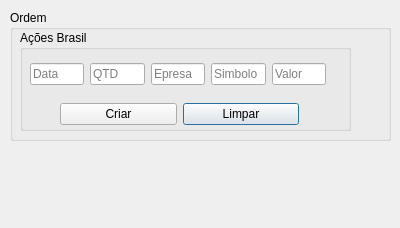
<?xml version="1.0" encoding="UTF-8"?>
<ui version="4.0">
 <class>Window_Ordem_Criar</class>
 <widget class="QDialog" name="Window_Ordem_Criar">
  <property name="geometry">
   <rect>
    <x>0</x>
    <y>0</y>
    <width>400</width>
    <height>228</height>
   </rect>
  </property>
  <property name="windowTitle">
   <string>Dialog</string>
  </property>
  <widget class="QGroupBox" name="groupBox">
   <property name="geometry">
    <rect>
     <x>10</x>
     <y>10</y>
     <width>381</width>
     <height>131</height>
    </rect>
   </property>
   <property name="title">
    <string>Ordem</string>
   </property>
   <widget class="QStackedWidget" name="stackedWidget">
    <property name="geometry">
     <rect>
      <x>10</x>
      <y>20</y>
      <width>361</width>
      <height>101</height>
     </rect>
    </property>
    <property name="currentIndex">
     <number>0</number>
    </property>
    <widget class="QWidget" name="page">
     <widget class="QGroupBox" name="groupBox_2">
      <property name="geometry">
       <rect>
        <x>0</x>
        <y>0</y>
        <width>331</width>
        <height>101</height>
       </rect>
      </property>
      <property name="title">
       <string>Ações Brasil</string>
      </property>
      <widget class="QWidget" name="gridLayoutWidget">
       <property name="geometry">
        <rect>
         <x>10</x>
         <y>30</y>
         <width>296</width>
         <height>28</height>
        </rect>
       </property>
       <layout class="QGridLayout" name="gridLayout">
        <item row="0" column="2">
         <widget class="QLineEdit" name="lineEdit_3">
          <property name="placeholderText">
           <string>Epresa</string>
          </property>
         </widget>
        </item>
        <item row="0" column="4">
         <widget class="QLineEdit" name="lineEdit_5">
          <property name="placeholderText">
           <string>Valor</string>
          </property>
         </widget>
        </item>
        <item row="0" column="0">
         <widget class="QLineEdit" name="lineEdit">
          <property name="text">
           <string/>
          </property>
          <property name="placeholderText">
           <string>Data</string>
          </property>
         </widget>
        </item>
        <item row="0" column="1">
         <widget class="QLineEdit" name="lineEdit_2">
          <property name="placeholderText">
           <string>QTD</string>
          </property>
         </widget>
        </item>
        <item row="0" column="3">
         <widget class="QLineEdit" name="lineEdit_4">
          <property name="placeholderText">
           <string>Simbolo</string>
          </property>
         </widget>
        </item>
       </layout>
      </widget>
      <widget class="QWidget" name="gridLayoutWidget_3">
       <property name="geometry">
        <rect>
         <x>40</x>
         <y>70</y>
         <width>239</width>
         <height>29</height>
        </rect>
       </property>
       <layout class="QGridLayout" name="gridLayout_3">
        <property name="bottomMargin">
         <number>0</number>
        </property>
        <property name="horizontalSpacing">
         <number>6</number>
        </property>
        <item row="0" column="1">
         <widget class="QPushButton" name="pushButton_3">
          <property name="text">
           <string>Limpar</string>
          </property>
         </widget>
        </item>
        <item row="0" column="0">
         <widget class="QPushButton" name="pushButton_4">
          <property name="text">
           <string>Criar</string>
          </property>
         </widget>
        </item>
       </layout>
      </widget>
     </widget>
    </widget>
    <widget class="QWidget" name="page_3">
     <widget class="QGroupBox" name="groupBox_4">
      <property name="geometry">
       <rect>
        <x>0</x>
        <y>0</y>
        <width>331</width>
        <height>101</height>
       </rect>
      </property>
      <property name="title">
       <string>CriptoMoedas</string>
      </property>
      <widget class="QLineEdit" name="lineEdit_30">
       <property name="geometry">
        <rect>
         <x>70</x>
         <y>30</y>
         <width>54</width>
         <height>20</height>
        </rect>
       </property>
       <property name="placeholderText">
        <string>QTD</string>
       </property>
      </widget>
      <widget class="QLineEdit" name="lineEdit_27">
       <property name="geometry">
        <rect>
         <x>130</x>
         <y>30</y>
         <width>54</width>
         <height>20</height>
        </rect>
       </property>
       <property name="placeholderText">
        <string>Moeda</string>
       </property>
      </widget>
      <widget class="QLineEdit" name="lineEdit_29">
       <property name="geometry">
        <rect>
         <x>10</x>
         <y>30</y>
         <width>54</width>
         <height>20</height>
        </rect>
       </property>
       <property name="text">
        <string/>
       </property>
       <property name="placeholderText">
        <string>Data</string>
       </property>
      </widget>
      <widget class="QLineEdit" name="lineEdit_26">
       <property name="geometry">
        <rect>
         <x>190</x>
         <y>30</y>
         <width>54</width>
         <height>20</height>
        </rect>
       </property>
       <property name="placeholderText">
        <string>Simbolo</string>
       </property>
      </widget>
      <widget class="QLineEdit" name="lineEdit_28">
       <property name="geometry">
        <rect>
         <x>250</x>
         <y>30</y>
         <width>54</width>
         <height>20</height>
        </rect>
       </property>
       <property name="placeholderText">
        <string>Valor</string>
       </property>
      </widget>
      <widget class="QWidget" name="gridLayoutWidget_4">
       <property name="geometry">
        <rect>
         <x>50</x>
         <y>70</y>
         <width>239</width>
         <height>25</height>
        </rect>
       </property>
       <layout class="QGridLayout" name="gridLayout_4">
        <item row="0" column="1">
         <widget class="QPushButton" name="pushButton_5">
          <property name="text">
           <string>Limpar</string>
          </property>
         </widget>
        </item>
        <item row="0" column="0">
         <widget class="QPushButton" name="pushButton_6">
          <property name="text">
           <string>Criar</string>
          </property>
         </widget>
        </item>
       </layout>
      </widget>
     </widget>
    </widget>
    <widget class="QWidget" name="page_2">
     <widget class="QGroupBox" name="groupBox_3">
      <property name="geometry">
       <rect>
        <x>0</x>
        <y>0</y>
        <width>331</width>
        <height>101</height>
       </rect>
      </property>
      <property name="title">
       <string>Ações EUA</string>
      </property>
      <widget class="QLineEdit" name="lineEdit_10">
       <property name="geometry">
        <rect>
         <x>70</x>
         <y>30</y>
         <width>54</width>
         <height>20</height>
        </rect>
       </property>
       <property name="placeholderText">
        <string>QTD</string>
       </property>
      </widget>
      <widget class="QLineEdit" name="lineEdit_8">
       <property name="geometry">
        <rect>
         <x>250</x>
         <y>30</y>
         <width>54</width>
         <height>20</height>
        </rect>
       </property>
       <property name="placeholderText">
        <string>Valor</string>
       </property>
      </widget>
      <widget class="QLineEdit" name="lineEdit_7">
       <property name="geometry">
        <rect>
         <x>130</x>
         <y>30</y>
         <width>54</width>
         <height>20</height>
        </rect>
       </property>
       <property name="placeholderText">
        <string>Epresa</string>
       </property>
      </widget>
      <widget class="QLineEdit" name="lineEdit_6">
       <property name="geometry">
        <rect>
         <x>190</x>
         <y>30</y>
         <width>54</width>
         <height>20</height>
        </rect>
       </property>
       <property name="placeholderText">
        <string>Simbolo</string>
       </property>
      </widget>
      <widget class="QLineEdit" name="lineEdit_9">
       <property name="geometry">
        <rect>
         <x>10</x>
         <y>30</y>
         <width>54</width>
         <height>20</height>
        </rect>
       </property>
       <property name="text">
        <string/>
       </property>
       <property name="placeholderText">
        <string>Data</string>
       </property>
      </widget>
      <widget class="QWidget" name="gridLayoutWidget_5">
       <property name="geometry">
        <rect>
         <x>40</x>
         <y>70</y>
         <width>239</width>
         <height>25</height>
        </rect>
       </property>
       <layout class="QGridLayout" name="gridLayout_5">
        <item row="0" column="1">
         <widget class="QPushButton" name="pushButton_7">
          <property name="text">
           <string>Limpar</string>
          </property>
         </widget>
        </item>
        <item row="0" column="0">
         <widget class="QPushButton" name="pushButton_8">
          <property name="text">
           <string>Criar</string>
          </property>
         </widget>
        </item>
       </layout>
      </widget>
     </widget>
    </widget>
    <widget class="QWidget" name="page_4">
     <widget class="QGroupBox" name="groupBox_5">
      <property name="geometry">
       <rect>
        <x>0</x>
        <y>0</y>
        <width>331</width>
        <height>101</height>
       </rect>
      </property>
      <property name="title">
       <string>Fundos Imobiliários</string>
      </property>
      <widget class="QLineEdit" name="lineEdit_11">
       <property name="geometry">
        <rect>
         <x>190</x>
         <y>30</y>
         <width>54</width>
         <height>20</height>
        </rect>
       </property>
       <property name="placeholderText">
        <string>Simbolo</string>
       </property>
      </widget>
      <widget class="QLineEdit" name="lineEdit_12">
       <property name="geometry">
        <rect>
         <x>130</x>
         <y>30</y>
         <width>54</width>
         <height>20</height>
        </rect>
       </property>
       <property name="placeholderText">
        <string>Fundo</string>
       </property>
      </widget>
      <widget class="QLineEdit" name="lineEdit_13">
       <property name="geometry">
        <rect>
         <x>250</x>
         <y>30</y>
         <width>54</width>
         <height>20</height>
        </rect>
       </property>
       <property name="placeholderText">
        <string>Valor</string>
       </property>
      </widget>
      <widget class="QLineEdit" name="lineEdit_14">
       <property name="geometry">
        <rect>
         <x>10</x>
         <y>30</y>
         <width>54</width>
         <height>20</height>
        </rect>
       </property>
       <property name="text">
        <string/>
       </property>
       <property name="placeholderText">
        <string>Data</string>
       </property>
      </widget>
      <widget class="QLineEdit" name="lineEdit_15">
       <property name="geometry">
        <rect>
         <x>70</x>
         <y>30</y>
         <width>54</width>
         <height>20</height>
        </rect>
       </property>
       <property name="placeholderText">
        <string>QTD</string>
       </property>
      </widget>
      <widget class="QWidget" name="gridLayoutWidget_6">
       <property name="geometry">
        <rect>
         <x>50</x>
         <y>70</y>
         <width>239</width>
         <height>25</height>
        </rect>
       </property>
       <layout class="QGridLayout" name="gridLayout_6">
        <item row="0" column="1">
         <widget class="QPushButton" name="pushButton_9">
          <property name="text">
           <string>Limpar</string>
          </property>
         </widget>
        </item>
        <item row="0" column="0">
         <widget class="QPushButton" name="pushButton_10">
          <property name="text">
           <string>Criar</string>
          </property>
         </widget>
        </item>
       </layout>
      </widget>
     </widget>
    </widget>
    <widget class="QWidget" name="page_5">
     <widget class="QGroupBox" name="groupBox_6">
      <property name="geometry">
       <rect>
        <x>0</x>
        <y>0</y>
        <width>331</width>
        <height>101</height>
       </rect>
      </property>
      <property name="title">
       <string>Renda Fixa</string>
      </property>
      <widget class="QLineEdit" name="lineEdit_16">
       <property name="geometry">
        <rect>
         <x>200</x>
         <y>30</y>
         <width>54</width>
         <height>20</height>
        </rect>
       </property>
       <property name="placeholderText">
        <string>Simbolo</string>
       </property>
      </widget>
      <widget class="QLineEdit" name="lineEdit_17">
       <property name="geometry">
        <rect>
         <x>140</x>
         <y>30</y>
         <width>54</width>
         <height>20</height>
        </rect>
       </property>
       <property name="placeholderText">
        <string>Epresa</string>
       </property>
      </widget>
      <widget class="QLineEdit" name="lineEdit_18">
       <property name="geometry">
        <rect>
         <x>260</x>
         <y>30</y>
         <width>54</width>
         <height>20</height>
        </rect>
       </property>
       <property name="placeholderText">
        <string>Valor</string>
       </property>
      </widget>
      <widget class="QLineEdit" name="lineEdit_19">
       <property name="geometry">
        <rect>
         <x>20</x>
         <y>30</y>
         <width>54</width>
         <height>20</height>
        </rect>
       </property>
       <property name="text">
        <string/>
       </property>
       <property name="placeholderText">
        <string>Data</string>
       </property>
      </widget>
      <widget class="QLineEdit" name="lineEdit_20">
       <property name="geometry">
        <rect>
         <x>80</x>
         <y>30</y>
         <width>54</width>
         <height>20</height>
        </rect>
       </property>
       <property name="placeholderText">
        <string>Taxa</string>
       </property>
      </widget>
      <widget class="QWidget" name="gridLayoutWidget_7">
       <property name="geometry">
        <rect>
         <x>40</x>
         <y>70</y>
         <width>239</width>
         <height>25</height>
        </rect>
       </property>
       <layout class="QGridLayout" name="gridLayout_7">
        <item row="0" column="1">
         <widget class="QPushButton" name="pushButton_11">
          <property name="text">
           <string>Limpar</string>
          </property>
         </widget>
        </item>
        <item row="0" column="0">
         <widget class="QPushButton" name="pushButton_12">
          <property name="text">
           <string>Criar</string>
          </property>
         </widget>
        </item>
       </layout>
      </widget>
     </widget>
    </widget>
    <widget class="QWidget" name="page_6">
     <widget class="QGroupBox" name="groupBox_7">
      <property name="geometry">
       <rect>
        <x>0</x>
        <y>0</y>
        <width>331</width>
        <height>101</height>
       </rect>
      </property>
      <property name="title">
       <string>Tesouro Direto</string>
      </property>
      <widget class="QLineEdit" name="lineEdit_21">
       <property name="geometry">
        <rect>
         <x>190</x>
         <y>30</y>
         <width>54</width>
         <height>20</height>
        </rect>
       </property>
       <property name="placeholderText">
        <string>Simbolo</string>
       </property>
      </widget>
      <widget class="QLineEdit" name="lineEdit_22">
       <property name="geometry">
        <rect>
         <x>130</x>
         <y>30</y>
         <width>54</width>
         <height>20</height>
        </rect>
       </property>
       <property name="placeholderText">
        <string>Epresa</string>
       </property>
      </widget>
      <widget class="QLineEdit" name="lineEdit_23">
       <property name="geometry">
        <rect>
         <x>250</x>
         <y>30</y>
         <width>54</width>
         <height>20</height>
        </rect>
       </property>
       <property name="placeholderText">
        <string>Valor</string>
       </property>
      </widget>
      <widget class="QLineEdit" name="lineEdit_24">
       <property name="geometry">
        <rect>
         <x>10</x>
         <y>30</y>
         <width>54</width>
         <height>20</height>
        </rect>
       </property>
       <property name="text">
        <string/>
       </property>
       <property name="placeholderText">
        <string>Data</string>
       </property>
      </widget>
      <widget class="QLineEdit" name="lineEdit_25">
       <property name="geometry">
        <rect>
         <x>70</x>
         <y>30</y>
         <width>54</width>
         <height>20</height>
        </rect>
       </property>
       <property name="placeholderText">
        <string>QTD</string>
       </property>
      </widget>
      <widget class="QWidget" name="gridLayoutWidget_2">
       <property name="geometry">
        <rect>
         <x>30</x>
         <y>70</y>
         <width>239</width>
         <height>25</height>
        </rect>
       </property>
       <layout class="QGridLayout" name="gridLayout_2">
        <item row="0" column="1">
         <widget class="QPushButton" name="pushButton_2">
          <property name="text">
           <string>Limpar</string>
          </property>
         </widget>
        </item>
        <item row="0" column="0">
         <widget class="QPushButton" name="pushButton">
          <property name="text">
           <string>Criar</string>
          </property>
         </widget>
        </item>
       </layout>
      </widget>
     </widget>
    </widget>
   </widget>
  </widget>
 </widget>
 <resources/>
 <connections/>
</ui>
